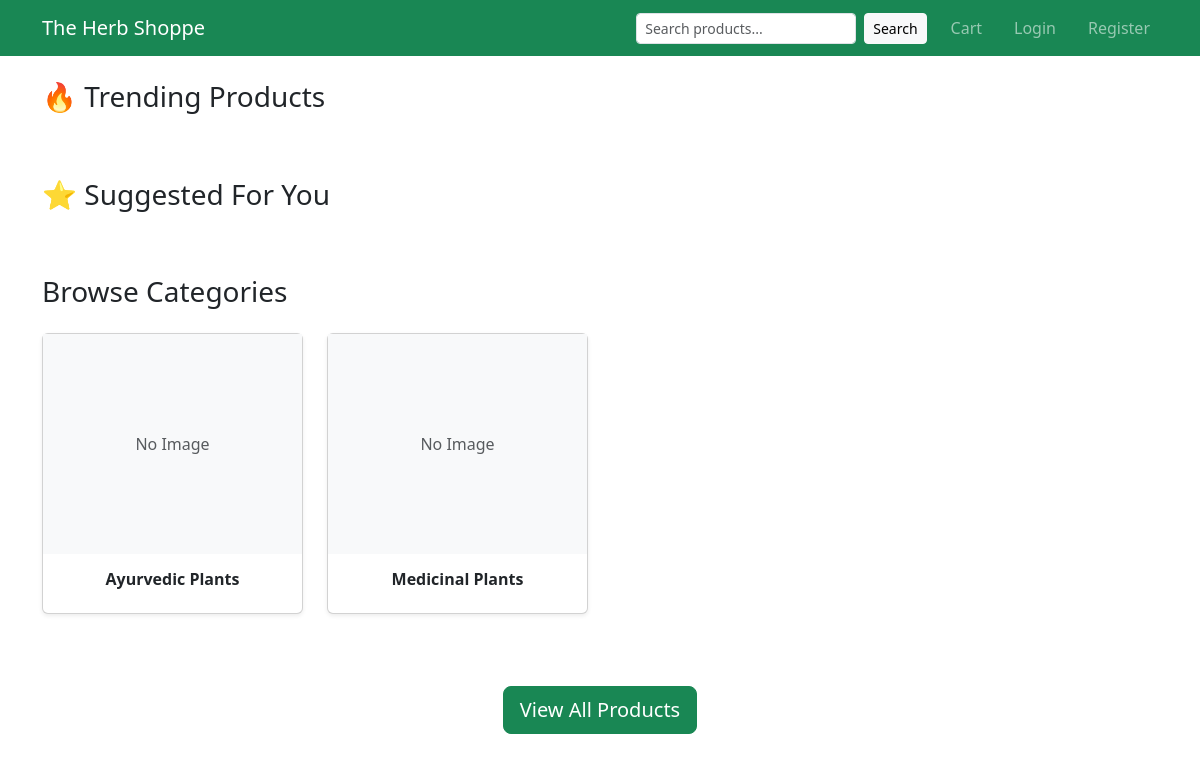
The app's page /, older data.
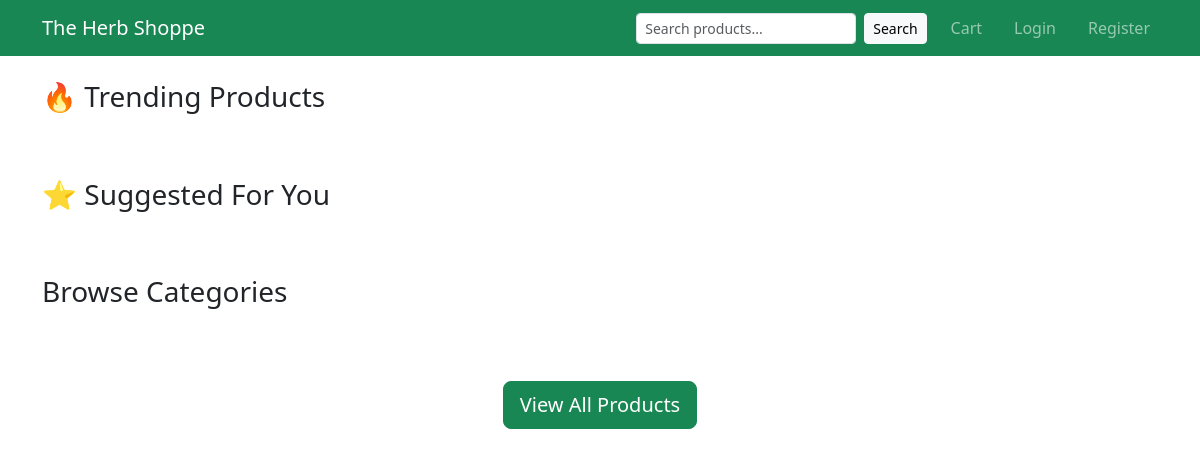
The same page, newer data.
### products/models.py (models this page shows, shortened)
class Category(models.Model):
    name = models.CharField(max_length=100, unique=True)
    slug = models.SlugField(max_length=120, unique=True)
    image_url = models.URLField(blank=True, null=True)
    is_active = models.BooleanField(default=True)
    class Meta:
        verbose_name_plural = "Categories"
        ordering = ['name']

### pages/views.py (the view)
# urls.py: path('', home, name='home'),
def home(request):
    trending = Product.objects.filter(is_trending=True, is_available=True)[:8]
    featured = Product.objects.filter(is_featured=True, is_available=True)[:8]
    categories = Category.objects.filter(is_active=True)
    return render(request, 'pages/home.html', {
        'trending': trending,
        'featured': featured,
        'categories': categories,
    })

### templates/pages/home.html (shortened to what this page needs)
{% extends 'base.html' %}
{% block content %}
<h3 class="mb-3">🔥 Trending Products</h3>
<h3 class="mb-3 mt-5">⭐ Suggested For You</h3>
<h3 class="mb-4 mt-5">Browse Categories</h3>
<div class="row">
  {% for category in categories %}
    <div class="col-lg-3 col-md-4 col-sm-6 mb-4">
      <a href="{% url 'products:category_filter' category.slug %}"
         class="text-decoration-none">
        <div class="card h-100 shadow-sm category-card">
          <div class="product-image-wrapper">
            {% if category.image_url %}
              <img src="{{ category.image_url }}" alt="{{ category.name }}">
            {% else %}
              <div class="d-flex align-items-center justify-content-center h-100 bg-light">
                <span class="text-muted">No Image</span>
              </div>
            {% endif %}
          </div>
          <div class="card-body text-center">
            <h6 class="fw-semibold text-dark">{{ category.name }}</h6>
          </div>
        </div>
      </a>
    </div>
  {% endfor %}
</div>
<div class="text-center mt-5">
  <a href="{% url 'products:product_list' %}" class="btn btn-success btn-lg">
    View All Products
  </a>
</div>
{% endblock %}

### templates/base.html (shortened to what this page needs)
<!DOCTYPE html>
<html lang="en">
<head>
  <link
    href="https://cdn.jsdelivr.net/npm/bootstrap@5.3.2/dist/css/bootstrap.min.css"
    rel="stylesheet"
  >
</head>
<body>
<nav class="navbar navbar-expand-lg navbar-dark bg-success">
  <div class="container">
    <a class="navbar-brand" href="/">The Herb Shoppe</a>
    <div class="collapse navbar-collapse">
      <ul class="navbar-nav ms-auto align-items-center gap-3">
      <form class="d-flex gap-2" method="get" action="{% url 'products:product_list' %}">
        <input
            class="form-control form-control-sm"
            type="search"
            name="q"
            placeholder="Search products..."
            value="{{ request.GET.q|default:'' }}"
  >
  <button class="btn btn-light btn-sm" type="submit">Search</button>
</form>
        <li class="nav-item">
          <a class="nav-link" href="{% url 'cart:cart_detail' %}">Cart</a>
        </li>
        {% if user.is_authenticated %}
        <li class="nav-item dropdown">
          <a class="nav-link dropdown-toggle user-name"
             href="#"
             role="button"
             data-bs-toggle="dropdown"
             aria-expanded="false">
            {{ user.email|cut:"@gmail.com" }}
          </a>
          <ul class="dropdown-menu dropdown-menu-end shadow">
            <li class="px-3 py-2">
              <div class="fw-semibold text-uppercase">
                {{ user.email|cut:"@gmail.com" }}
              </div>
              <div class="text-muted small">
                {{ user.email }}
              </div>
            </li>
            <li><hr class="dropdown-divider"></li>
            <li>
              <a class="dropdown-item" href="/accounts/profile/">
                👤 Profile
              </a>
            </li>
            <li>
              <a class="dropdown-item" href="{% url 'orders:my_orders' %}">
                📦 My Orders
              </a>
            </li>
            <li><hr class="dropdown-divider"></li>
            <li>
              <form method="post" action="/accounts/logout/" class="px-3">
                {% csrf_token %}
                <button type="submit" class="btn btn-link text-danger p-0">
                  🚪 Logout
                </button>
              </form>
            </li>
          </ul>
        </li>
        {% else %}
          <li class="nav-item">
            <a class="nav-link" href="/accounts/login/">Login</a>
          </li>
          <li class="nav-item">
            <a class="nav-link" href="/accounts/register/">Register</a>
          </li>
        {% endif %}
      </ul>
    </div>
  </div>
</nav>
<div class="container mt-4">
  {% block content %}{% endblock %}
</div>
</body>
</html>

Row changes from the older to the newer data that the page shows:
removed Category: shows "No Image", name "Ayurvedic Plants"
removed Category: shows "No Image", name "Medicinal Plants"
